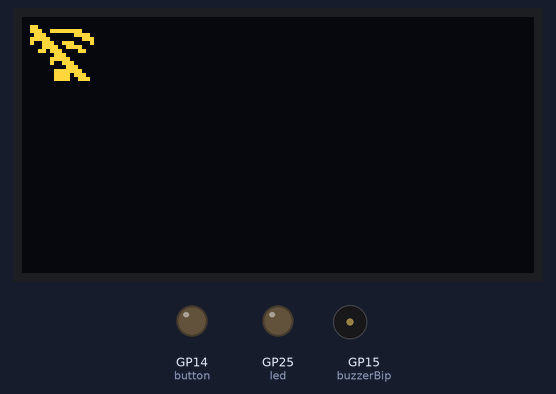
The program below on a simulated Raspberry Pi Pico running MicroPython. Shown: 128×64 one-colour display, output pins drawn as LEDs (lit = HIGH), buzzer (waves = sounding, pin HIGH). The OLED is the two-colour kind (top 16 rows yellow); WiFi joins after 1.5 s; no MQTT or app messages arrive unless stated; library files of the repository ran but are not shown: ssd1306.py; what the program prints to the serial console is not drawn.

Above: at 1.6 s.
At 3.72 s:
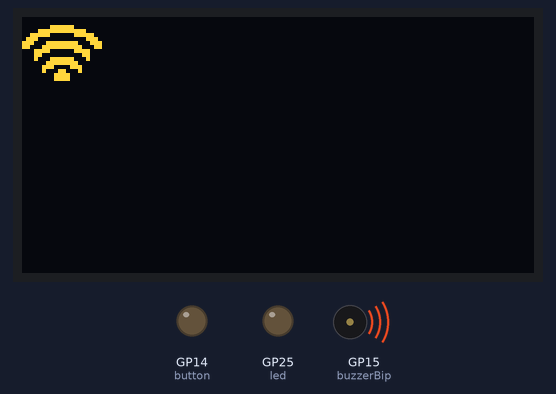
At 4.8 s:
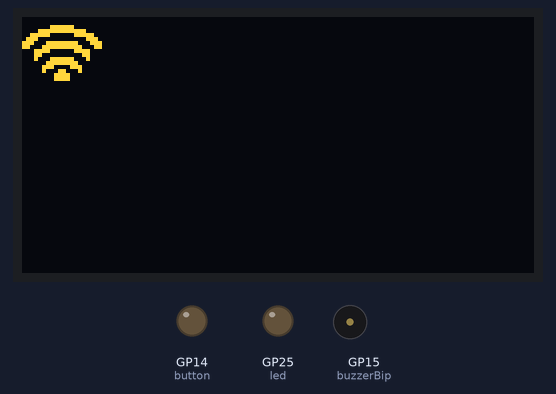
Timing chart, 0 to 6.3 s (numbered marks = the images above):
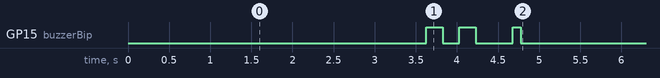

Measured:
- by itself, GP15 (buzzerBip): goes HIGH 0.20 s, LOW 0.20 s, HIGH 0.20 s, LOW 0.45 s, HIGH 0.10 s, then LOW
- what the display in image 0 shows lasts 2.0 s, from 1.6 s to 3.6 s

The program:

main.py
```python
import machine

from Button import Button
from Buzzer import Buzzer
from Message import Message
from Screen import Screen
from Wifi import Wifi
import utime

running = True

from mqttClient import Mqtt

screen = Screen()

wifi = Wifi("wiFiste", "CRF92!vps", screen)
# wifi = Wifi("iPhone de Edgar", "edouardlecon", screen)
messager = Message(screen)
messager.displayMessage('welcome')
utime.sleep(1)
button = Button()
wifi.connect()
buzzer = Buzzer()
mqtt = Mqtt(messager, button, buzzer)
buzzer.bip(0.1)


while running:
    try:
        wifi.checkIsConnected()
        mqtt.subscribeToTopic('crf92')
        utime.sleep(1)
    except:
        machine.soft_reset()
```

Button.py
```python
import machine

class Button:
    def __init__(self):
        self.button = machine.Pin(14, machine.Pin.IN, machine.Pin.PULL_DOWN)

    def isPressed(self):
        return self.button.value() == 1
```

Buzzer.py
```python
import machine
import utime


class Buzzer:

    tones = {
        "C2": 65, "CS2": 69, "D2": 73, "DS2": 78, "E2": 82, "F2": 87, "FS2": 93, "G2": 98, "GS2": 104, "A2": 110,
        "AS2": 117, "B2": 123, "C3": 131, "CS3": 139, "D3": 147, "DS3": 156, "E3": 165, "F3": 175, "FS3": 185,
        "G3": 196, "GS3": 208, "A3": 220, "AS3": 233, "B3": 247, "C4": 262, "CS4": 277, "D4": 294, "DS4": 311,
        "E4": 330, "F4": 349, "FS4": 370, "G4": 392, "GS4": 415, "A4": 440, "AS4": 466, "B4": 494, "C5": 523,
        "CS5": 554, "D5": 587, "DS5": 622, "E5": 659, "F5": 698, "FS5": 740, "G5": 784, "GS5": 831, "A5": 880,
        "AS5": 932, "B5": 988, "C6": 1047, "CS6": 1109, "D6": 1175, "DS6": 1245, "E6": 1319, "F6": 1397,
        "FS6": 1480, "G6": 1568, "GS6": 1661, "A6": 1760, "AS6": 1865, "B6": 1976, "C7": 2093, "CS7": 2217,
        "D7": 2349, "DS7": 2489, "E7": 2637, "F7": 2794, "FS7": 2960, "G7": 3136, "GS7": 3322, "A7": 3520,
        "AS7": 3729, "B7": 3951, "C8": 4186
    }

    def __init__(self):
        self.buzzer = machine.PWM(machine.Pin(14, mode=machine.Pin.OUT))
        self.buzzerBip = machine.Pin(15, machine.Pin.OUT)
        self.bip(0.2, 2)
        utime.sleep(0.1)
        self.buzzer.freq(1000)

    def playtone(self, frequency):
        self.buzzer.duty_u16(1000)
        self.buzzer.freq(frequency)

    def bequiet(self):
        self.buzzer.duty_u16(0)

    def bip(self, delay, rep = 1):
        for i in range(rep):
            print('bip')
            self.buzzerBip.on()
            utime.sleep(delay)
            self.buzzerBip.off()
            utime.sleep(delay)
        return

    def playsong(self, mysong, button):
        while True:
            for i in range(len(mysong)):
                if button.isPressed():
                    self.bequiet()
                    return
                if mysong[i] == "P":
                    self.bequiet()
                else:
                    self.playtone(self.tones[mysong[i]])
                utime.sleep(0.3)
            utime.sleep(1)
```

Message.py
```python
import utime


class Message:
    def __init__(self, screen):
        self.screen = screen
    def displayMessage(self, message):
        self.screen.showMessage(message)

    def showUnreadMessage(self, button):
        self.screen.showUnreadMessage(button)

    def receivedMessage(self, message):
        print(message)
    def displayinDefinitelyMessage(self, message):
        while True:
            self.screen.showMessage(message)
            utime.sleep(1)
```

Screen.py
```python
# this class is used for the interaction with the screen
from machine import I2C, Pin
from lib.ssd1306 import SSD1306_I2C
import framebuf
import utime


class Screen:
    def __init__(self):
        self.i2c = I2C(0, scl=Pin(1), sda=Pin(0), freq=400000)
        self.oled = SSD1306_I2C(128, 64, self.i2c)
        self.oled.fill(0)
        self.oled.show()
        self.width = self.oled.width
        self.height = self.oled.height

    def showWifiConnected(self):
        self.oled.fill(0)
        # load the image from the bit array
        bitmap = bytearray(b'\x00\x00\x00\x00\x00\x00\x01\xf8\x00\x0f\xff\x00\x3e\x07\xc0\x70\x00\xe0\xe3\xfc\x70\xc7\xfe\x30\x1e\x07\x80\x18\x01\x80\x11\xf8\x80\x03\xfc\x00\x07\x0e\x00\x04\x62\x00\x00\xf0\x00\x00\xf0\x00\x00\xf0\x00\x00\x60\x00\x00\x00\x00\x00\x00\x00\x00')
        fbuf = framebuf.FrameBuffer(bitmap, 20, 16, framebuf.MONO_HLSB)
        self.oled.blit(fbuf, 0, 0)

        self.oled.show()

    def showWifiConnecting(self):
        self.oled.fill(0)
        bitmap = bytearray(b'\x00\x00\x00\x00\x00\x00\x30\x00\x00\x39\xfe\x00\x1c\x07\x80\x3e\x01\xc0\x27\x38\x40\x07\x9e\x00\x0d\xc3\x00\x00\xe0\x00\x01\xf0\x00\x01\x38\x00\x00\x1c\x00\x00\xfe\x00\x00\xf7\x00\x00\xf3\x80\x00\xf1\xc0\x00\x00\xc0\x00\x00\x00\x00\x00\x00\x00')
        fbuf = framebuf.FrameBuffer(bitmap, 20, 16, framebuf.MONO_HLSB)
        self.oled.blit(fbuf, 0, 0)
        self.oled.show()

    def showMessage(self, message):
        letter_width = 9
        text_width = len(message) * letter_width
        utime.sleep(0.5)
        for i in range(text_width - self.width):
            self.oled.fill(0)
            self.oled.text(message[i // letter_width:], 0, (self.height // 2) - 4)
            self.oled.show()
            utime.sleep(0.010)

    def showUnreadMessage(self, button):
        self.oled.fill(0)
        bitmap = bytearray(b'\x00\x00\x18\x00\x00\x00\x00\x18\x00\x00\x00\x00\x18\x00\x00\x00\xc0\x18\x03\x00\x00\xe0\x18\x07\x00\x00\x70\x18\x0e\x00\x00\x70\x18\x0e\x00\x00\x38\x00\x1c\x00\x00\x18\x00\x18\x00\x00\x00\x3c\x00\x00\x00\x01\xff\x80\x00\x60\x07\xff\xe0\x06\x78\x0f\x00\xf0\x1e\x3e\x1e\x00\x78\x7c\x0e\x38\x00\x1c\x70\x00\x38\x00\x1c\x00\x00\x70\x00\x0e\x00\x00\x60\x00\x06\x00\x00\x60\x00\x06\x00\x00\xe0\x00\x07\x00\x00\xe0\x00\x07\x00\x00\xe0\x00\x07\x00\x00\xe0\x00\x07\x00\x00\xe0\x00\x07\x00\x00\xe0\x00\x07\x00\x00\xe0\x00\x07\x00\x00\xe0\x00\x07\x00\x00\xe0\x00\x07\x00\x00\xe0\x00\x07\x00\x00\xe0\x00\x07\x00\x00\xe0\x00\x07\x00\x00\xe0\x00\x07\x00\x07\xff\xff\xff\xe0\x07\xff\xff\xff\xe0\x06\x00\x00\x00\x60\x06\x00\x00\x00\x60\x06\x00\x00\x00\x60\x07\xff\xff\xff\xe0\x07\xff\xff\xff\xe0')
        fbuf = framebuf.FrameBuffer(bitmap, 40, 40, framebuf.MONO_HLSB)
        self.oled.blit(fbuf, (self.width // 2) - 20, (self.height // 2) - 10)
        self.oled.show()
        # maybe one day I remove this shit
        happy_birthday = [
            "G4", "G4", "A4", "G4", "C5", "B4",
            "G4", "G4", "A4", "G4", "D5", "C5",
            "G4", "G4", "G5", "E5", "C5", "B4", "A4",
            "F5", "F5", "E5", "C5", "D5", "C5", "G4", "G4", "A4", "G4", "C5", "B4",
            "G4", "G4", "A4", "G4", "D5", "C5",
            "G4", "G4", "G5", "E5", "C5", "B4", "A4",
            "F5", "F5", "E5", "C5", "D5", "C5"
        ]
```

Wifi.py
```python
import network
import utime


class Wifi:
    def __init__(self, ssid, password, screen):
        self.ssid = ssid
        self.password = password
        self.screen = screen
        self.wlan = network.WLAN(network.STA_IF)
        self.wlan.active(True)

    def connect(self):
        self.wlan.connect(self.ssid, self.password)
        self.checkIsConnected()

    def disconnect(self):
        self.wlan.disconnect()

    def checkIsConnected(self):
        while not self.wlan.isconnected():
            self.wlan.connect(self.ssid, self.password)
            self.screen.showWifiConnecting()
            utime.sleep(1)
        self.screen.showWifiConnected()
```

mqttClient.py
```python
import machine as machine
import json
import utime
from machine import Pin
from lib.umqtt.simple import MQTTClient
from conf.conf import MQTT_TOPIC_NAME, MQTT_BROKER_URL, DEVICE_UUID


class Mqtt:
    status = 'disconected'  # disconnected, connecting, connected
    connectedToBroker = False
    client = False

    def __init__(self, messager, mainButton, buzzer):
        self.client = MQTTClient(client_id='bouldog', server=MQTT_BROKER_URL, port=1883)
        self.led = machine.Pin("LED", machine.Pin.OUT)
        self.mqttInit()
        self.messager = messager
        self.button = mainButton
        self.buzzer = buzzer
        print('mqtt constructor end')

    def mqttInit(self):
        self.status = 'connecting'
        self.connectedToBroker = self.connectToBroker()
        if self.connectedToBroker:
            print('mqtt full connected to broker')

    def connectToBroker(self):
        while not self.connectedToBroker:
            try:
                self.client.set_callback(self.sub_cb)
                self.client.connect()
                print('connected to broker')
                self.connectedToBroker = True
                return True
            except Exception as e:
                print('connect to broker error')
                self.connectedToBroker = False
                print(e)
                return False
        utime.sleep(1)
        self.status = 'connected'

    def subscribeToTopic(self, topicName):
        try:
            self.client.subscribe(topicName)
            return True
        except Exception as e:
            print(e)
            return False

    def sub_cb(self, topic, msg):
        msg = msg.decode('utf8').replace("'", '"')
        msg = json.loads(msg)

        if DEVICE_UUID in msg["targets"]:
            msg['readed'] = False
            while not msg['readed']:
                if self.button.isPressed():
                    msg['readed'] = True
                    self.buzzer.bip(0.2)
                    break
                else:
                    self.messager.showUnreadMessage(self.button)
                    self.buzzer.bip(0.2)
            self.messager.displayinDefinitelyMessage(msg['message'])
```

conf.py
```python
DEVICE_UUID = 'a'
MQTT_BROKER_URL = 'public.mqtthq.com'
MQTT_TOPIC_NAME = 'crf'
```
